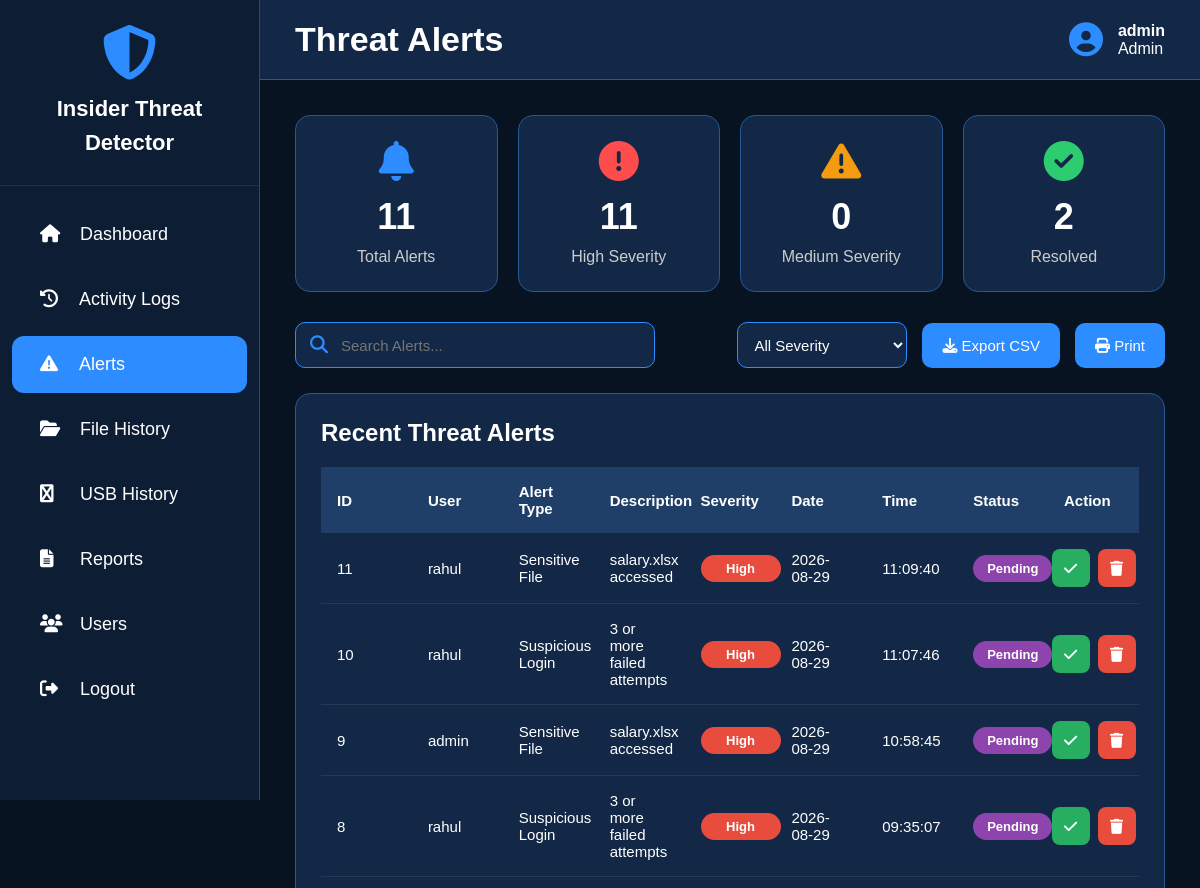
/alerts (signed in, upper part), run on an earlier commit of the app's database.
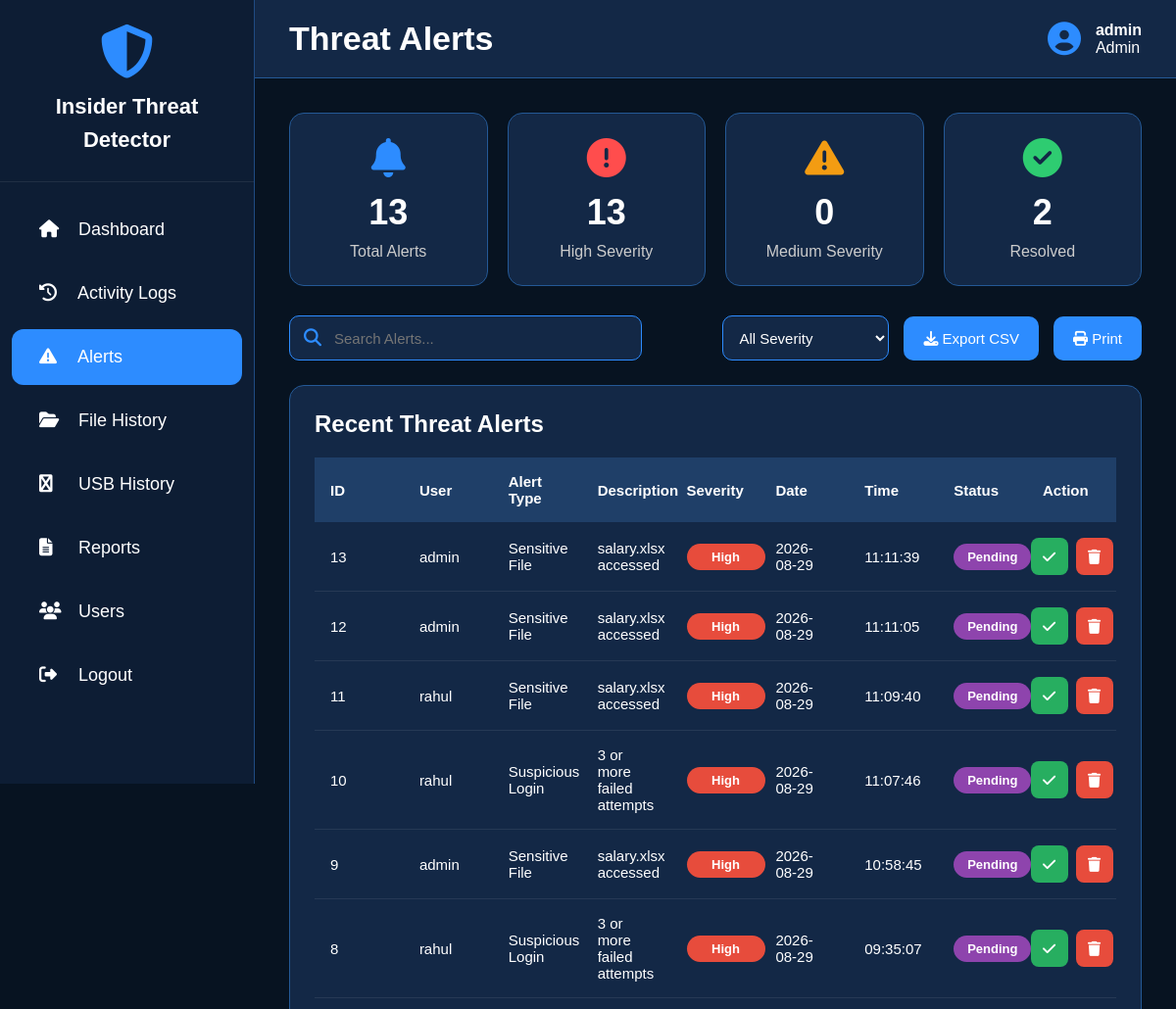
And on a later commit of the database.
### tables this page shows
CREATE TABLE alerts (
        id INTEGER PRIMARY KEY AUTOINCREMENT,
        username TEXT,
        alert_type TEXT,
        description TEXT,
        severity TEXT,
        status TEXT DEFAULT 'Pending',
        date TEXT,
        time TEXT
    );

### app.py (the view)
@app.route("/alerts")
def alerts():
    if not login_required():
        return redirect("/")
    conn = get_db()
    rows = conn.execute(
        "SELECT * FROM alerts ORDER BY id DESC LIMIT 50"
    ).fetchall()
    total = len(rows)
    high = sum(1 for x in rows if x["severity"] == "High")
    medium = sum(1 for x in rows if x["severity"] == "Medium")
    resolved = sum(1 for x in rows if x["status"] == "Resolved")
    conn.close()
    return page(
        "alerts.html",
        alerts=rows,
        total_alerts=total,
        high_alerts=high,
        medium_alerts=medium,
        resolved_alerts=resolved
    )

### app.py (called while the page is built)
def login_required():
    return "username" in session

def page(name, **data):
    data["username"] = session.get("username")
    data["role"] = session.get("role")
    return render_template(name, **data)

### database.py (called while the page is built)
def get_db():
    conn = sqlite3.connect(DATABASE)
    conn.row_factory = sqlite3.Row
    return conn

### templates/alerts.html (shortened to what the changed rows need)
<!DOCTYPE html>
<html lang="en">
<head>
<link rel="stylesheet"
href="https://cdnjs.cloudflare.com/ajax/libs/font-awesome/6.5.2/css/all.min.css">
</head>
<body>
<div class="sidebar">
<div class="logo">
<h2>Insider Threat<br>Detector</h2>
</div>
</div>
<div class="main">
<div class="topbar">
<h1>Threat Alerts</h1>
</div>
<div class="content">
<div class="cards">
<div class="card">
<i class="fa-solid fa-bell blue"></i>
<h2>{{total_alerts}}</h2>
<p>Total Alerts</p>
</div>
<div class="card">
<i class="fa-solid fa-circle-exclamation red"></i>
<h2>{{high_alerts}}</h2>
<p>High Severity</p>
</div>
<div class="card">
<h2>{{medium_alerts}}</h2>
</div>
<div class="card">
<h2>{{resolved_alerts}}</h2>
</div>
</div>
<div class="table-box">
<h2 class="table-title">
Recent Threat Alerts
</h2>
<table id="alertsTable">
<thead>
<tr>
<th>ID</th>
<th>User</th>
<th>Alert Type</th>
<th>Description</th>
<th>Severity</th>
<th>Date</th>
<th>Time</th>
<th>Status</th>
<th>Action</th>
</tr>
</thead>
<tbody>
{% for alert in alerts %}
<tr>
<td>{{alert.id}}</td>
<td>{{alert.username}}</td>
<td>{{alert.alert_type}}</td>
<td>{{alert.description}}</td>
<td>
{% if alert.severity=="High" %}
<span class="badge high">
High
</span>
{% elif alert.severity=="Medium" %}
<span class="badge medium">
Medium
</span>
{% else %}
<span class="badge low">
Low
</span>
{% endif %}
</td>
<td>{{alert.date}}</td>
<td>{{alert.time}}</td>
<td>
{% if alert.status=="Resolved" %}
<span class="status resolved">
Resolved
</span>
{% else %}
<span class="status pending">
Pending
</span>
{% endif %}
</td>
    <td>
    <div class="action-buttons">
        <a href="/resolve_alert/{{alert.id}}" class="btn resolve">
            <i class="fa-solid fa-check"></i>
        </a>
        <a href="/delete_alert/{{alert.id}}" class="btn delete"
           onclick="return confirm('Delete this alert?')">
            <i class="fa-solid fa-trash"></i>
        </a>
    </div>
</td>
</tr>
{% endfor %}
</tbody>
</table>
</div>
</div>
</div>
</body>
</html>

What changed in the data, as far as the page shows it:
added alerts: id "13", username "admin", alert_type "Sensitive File", description "salary.xlsx accessed", severity "High", date "2026-08-29", time "11:11:39", status "Pending"
added alerts: id "12", username "admin", alert_type "Sensitive File", description "salary.xlsx accessed", severity "High", date "2026-08-29", time "11:11:05", status "Pending"
Also different on the page:
{{ total_alerts }}: "11" → "13"
{{ high_alerts }}: "11" → "13"
